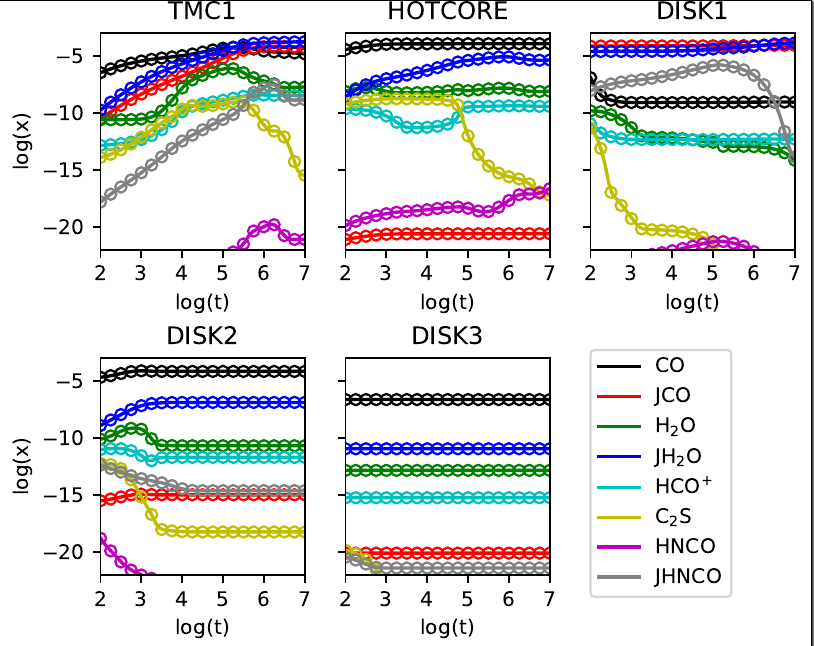

Here is the Python script that generated this plot:
from ggchempylib import ggchempy, loadgg, latex_species, run_GUI
import os
import numpy as np
gg = ggchempy

### The following three switches (logical) are only used for this script:
useGUI=False       ## If True, PyQt5 is needed.
runBenchmark=True  ## If True, NAUTILUS result will be downloaded from the bechmarking webpage.
                   ## Benchmark files will be saved into "benchmark/"
runCollapse=False
runAnalysis=False  ## If True, analysis mode is activated. See the end of this script.

### Main code:
if useGUI:
    run_GUI()
else:
    
    #################################### the static models:
    GGCHEM={}
    modelnames = ['TMC1','HOTCORE','DISK1','DISK2','DISK3']

    ### define common parameters:
    gg.ggpars.d2gmr = 0.01
    gg.ggpars.ti = 1.0
    gg.ggpars.tf = 1.0e+9
    gg.ggpars.ggfiles= ['in/network.txt','in/ed.txt','in/iabun.txt']
    gg.gas.Zeta = 1.3e-17
    gg.dust.surface.Rdb=0.77
    
    ### the five static models:
    pars={}        # nH,     Tgas, Av,   chi,  Tdust
    pars['TMC1']   =[2.00e4, 10.0, 10.0, 1.0,  10.0]
    pars['HOTCORE']=[2.00e7, 100.0, 10.0, 1.0, 100.0]
    pars['DISK1']  =[5.41e8, 11.4, 37.1, 428.3, 11.4]
    pars['DISK2']  =[2.59e7, 45.9, 1.94, 393.2, 45.9]
    pars['DISK3']  =[3.67e6, 55.2, 0.22, 353.5, 55.2]
    
    for model in modelnames:
        gg.gas.nH, gg.gas.T, gg.gas.Av, gg.gas.Chi, gg.dust.T = pars[model]
        GGCHEM[model] = gg.run(model)  ## diectory "out" will be created to save model. e.g. "out/TMC1.dat"
    

    ################################## the collapse model:
    if runCollapse:
        gg.iswitch.icollapse=1
        gg.iswitch.iSS=1       ## Self-Shielding of H2 and CO. 0---OFF, 1---ON
        gg.iswitch.iNTD=1      ## Non-Thermal Desorption. 0---OFF, 1---ON (Garrod et al., 2007)
        gg.gas.nH0 = 3000.0    ## Initial density (cm^-3)
        gg.gas.nH1 = 1.0e+7    ## Final density (cm^-3)
        gg.gas.Av0 = 2.0       ## Initial Av0 (mag)
        gg.gas.Chi = 1.0       
        gg.gas.T  = 10.0
        gg.dust.T = 10.0
        gg.dust.surface.Rdb=0.5
        gg.ggpars.nt = 3000    ## Large number is needed to make a smooth evolution.
        gg.run('COLLAPSE')

    if runBenchmark:
        import shutil
        import glob
        import pylab as pl
        ################################### For benchmark with Semenov's models:
        dir_bench = 'benchmark'
        if not os.path.isdir(dir_bench):
            os.makedirs(dir_bench)
        
        ### Download file:
        res_NAU_zip = "Results_NAUTILUS.zip"
        zipfile = dir_bench + "/"+ res_NAU_zip 
        if not os.path.isfile(dir_bench + "/" + res_NAU_zip):   
            from urllib.request import urlretrieve
            URL_NAUTILUS = "https://www2.mpia-hd.mpg.de/homes/semenov/Chemistry_benchmark/"+res_NAU_zip
            print('Downloading', res_NAU_zip, "into", zipfile)
            urlretrieve (URL_NAUTILUS, zipfile)
        
        ### extract files:
        
        shutil.unpack_archive(zipfile, dir_bench+"/")
        
        allzip = os.listdir(dir_bench+"/")
        for xzip in allzip:
            if '.zip' in xzip:
                shutil.unpack_archive(dir_bench+"/"+xzip, dir_bench+"/")
        
        allzip = os.listdir(dir_bench+"/")
        for xzip in allzip:
            if res_NAU_zip not in xzip and '.zip' in xzip:
                os.remove(dir_bench+"/"+xzip)
        
        ### load NAUTILUS results:
        
        alldat = glob.glob(dir_bench+'/*.dat')
        NAUTILUS = {}
        for datfile in alldat:
           if "TMC1" in datfile: modelname='TMC1'
           if "HOT_CORE" in datfile: modelname='HOTCORE'
           if "DISK" in datfile:
               if '_1.dat' in datfile: modelname='DISK1'
               if '_2.dat' in datfile: modelname='DISK2'
               if '_3.dat' in datfile: modelname='DISK3'    
           NAUTILUS[modelname] = loadgg(datfile,NAUTILUS=True)
        
        ### plot:   
        
        spec = ['CO','JCO','H2O','JH2O','HCO+','C2S','HNCO','JHNCO']
        cols = ['k', 'r', 'g',     'b',  'c',    'y', 'm', '#828282']
        ip=0
        pl.rc('font', size=9)
        pl.figure(figsize=(5,4))
        pl.subplots_adjust(top=0.95,hspace=0.5,right=0.98)
        for md in modelnames:
            ip+=1
            ax=pl.subplot(2,3,ip)
            ax.set_title(md)
            j=0
            leg=[]
            for sp in spec:
                p1,=ax.plot(np.log10(NAUTILUS[md]['#TIME(yr)']), np.log10(NAUTILUS[md][sp.replace('J','g')]) ,'o',ms=5,mfc='None',color=cols[j])
                p2,=ax.plot(np.log10(GGCHEM[md]['time']), np.log10(GGCHEM[md][sp]/GGCHEM[md]['nH']) ,'-',color=cols[j],label=latex_species(sp))
                j+=1
                leg.append(p2)
            ax.set_xlim(2,7)
            ax.set_ylim(-22,-3)
            if ip in [2,3,5]: pl.yticks([-20,-15,-10,-5],[])
            if ip in [1,4]: pl.ylabel('log(x)')
            pl.xlabel('log(t)')
            pl.xticks([2,3,4,5,6,7])
            if ip==5:
                pl.legend(loc=(1.2,-0.1))  
        pl.savefig(dir_bench+'/benchmark.pdf')
        print("See ",dir_bench+'/benchmark.pdf')
   

        if runAnalysis:
            ### For analysis of a species at a given age in the TMC1 model:
            init_ggchem()
            compute_reaction_rate_coefficients()
            dc = loadgg('out/TMC1.dat')
            fout = open('out/TMC1_analysis.out','w')
            age=5e5
            analyze(dc, spec='CO', age=age, fout=fout)
            analyze(dc, spec='N2H+', age=age, fout=fout)
            fout.close()


